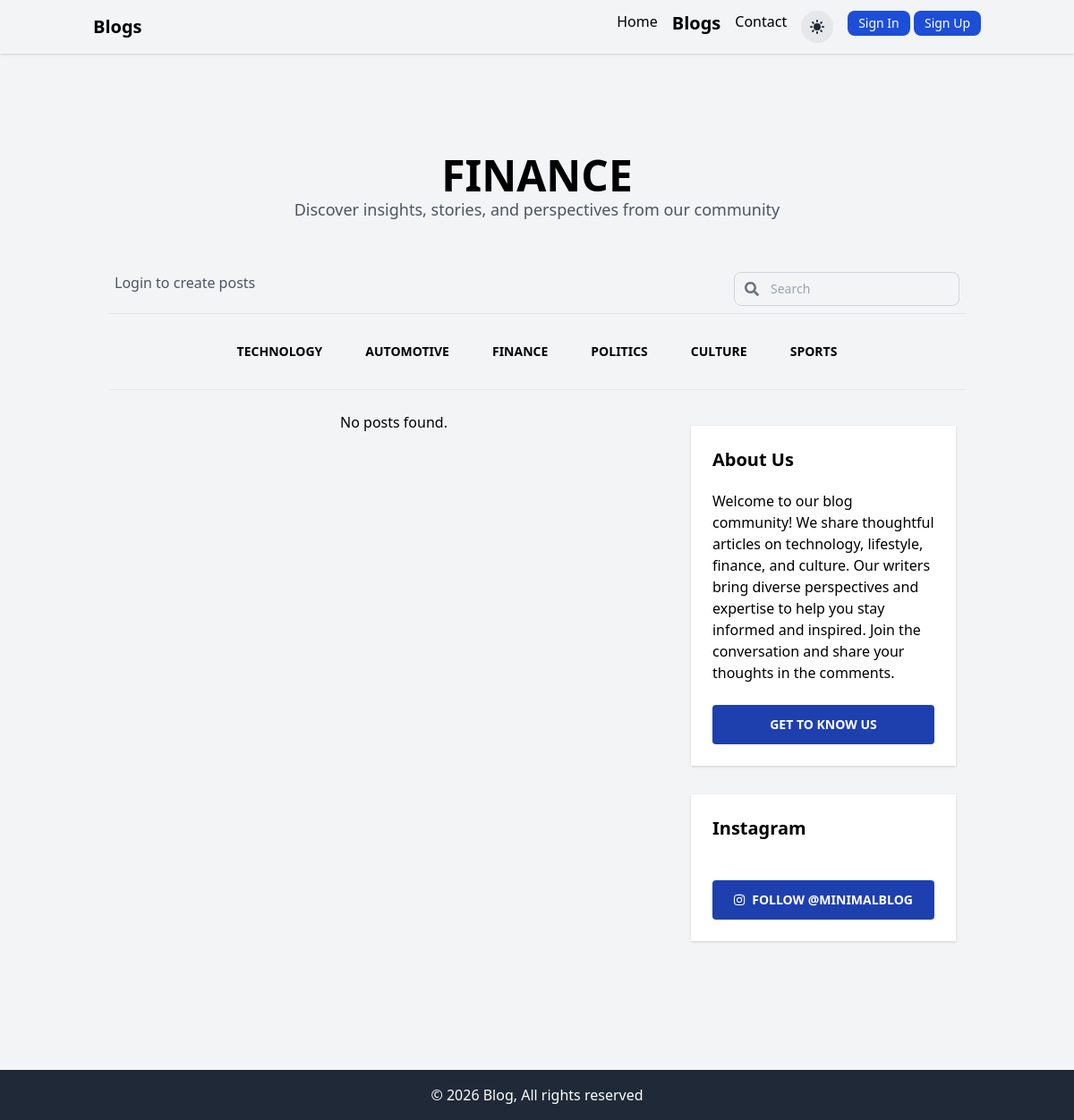
Before: /blog/category/Finance/ with the older database file.
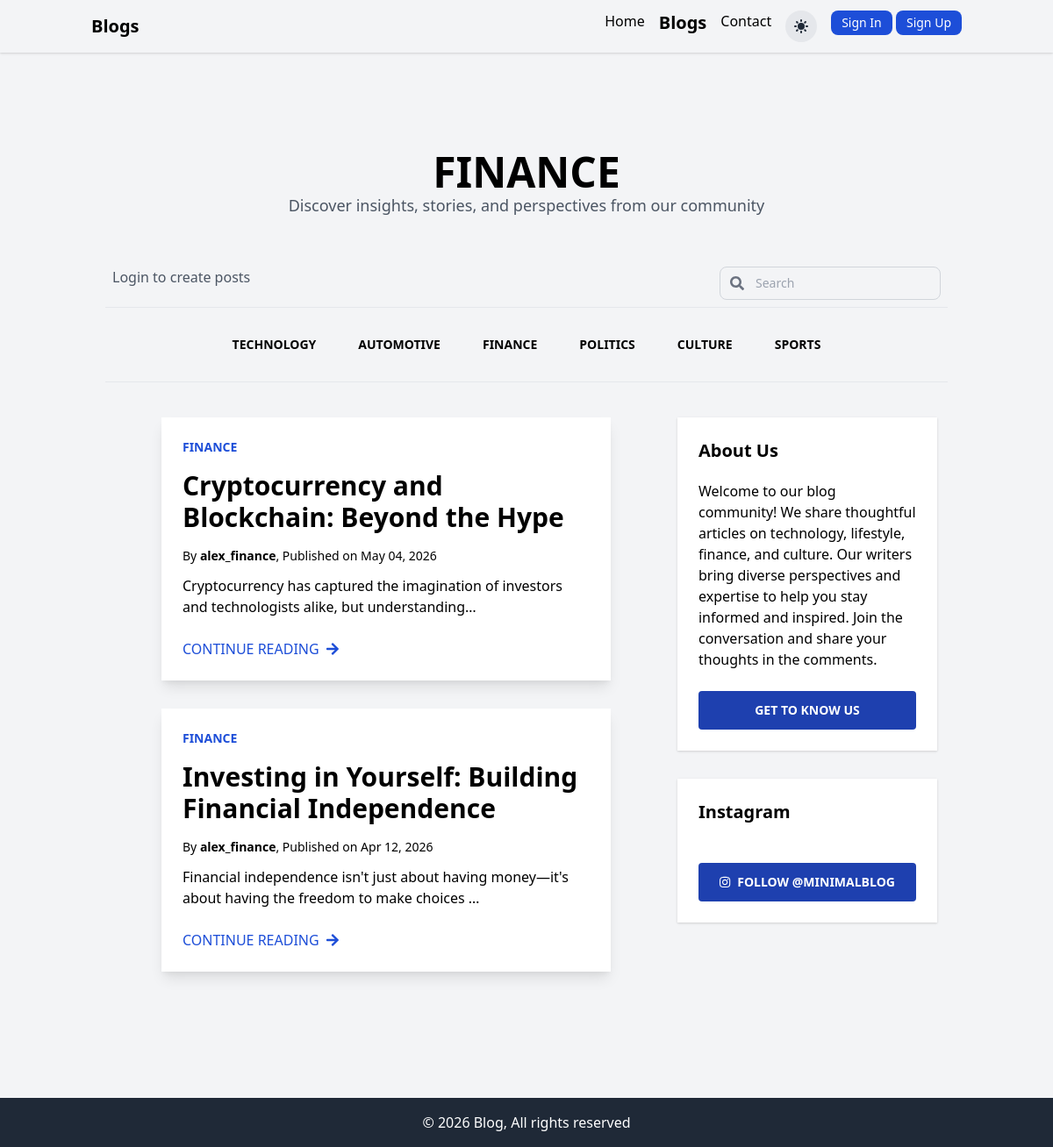
After: the same page with the newer database file.
### blog/models.py (models this page shows, shortened)
class Post(models.Model):
    b_no = models.AutoField(primary_key=True)
    title = models.CharField(max_length=200)
    slug = models.SlugField(unique=True, blank=True)
    content = models.TextField()
    author = models.ForeignKey(User, on_delete=models.CASCADE)
    created_at = models.DateTimeField(auto_now_add=True)
    updated_at = models.DateTimeField(auto_now=True)
    category = models.CharField(max_length=50)

### blog/views.py (the view)
# urls.py: path('category/<str:category_name>/', views.category, name='category_posts'),
def category(request, category_name):
  if category_name:
    results = Post.objects.filter(category=category_name).order_by('-created_at')
  else:
    results = Post.objects.all().order_by('-created_at')
  paginator = Paginator(results, 6)
  page_number = request.GET.get('page')
  page_obj = paginator.get_page(page_number)
  contents = {'page_obj': page_obj, 'query': category_name}
  return render(request, 'blog/blogp.html', contents)

### templates/blog/blogp.html (shortened to what the changed rows need)
{% extends 'boilerplate.html'%}
{% block main %}
<div class="container mx-auto px-4 py-8">
    <div class="container mx-auto flex flex-wrap py-6">
        <section class="w-full md:w-2/3 flex flex-col items-center px-3">
            {% if page_obj %}
                {% for post in page_obj %}
                    <article class="flex flex-col shadow-lg my-4 bg-white dark:bg-gray-900 max-w-full lg:max-w-lg xl:max-w-xl mx-auto" style="min-height: 300px;">
                        <div class="flex flex-col justify-between p-6 h-full">
                            <a href="#" class="text-blue-700 text-sm font-bold uppercase pb-4">{{ post.category }}</a>
                            <a href="{% url 'blog:singleb_slug' post.slug %}" class="text-3xl font-bold hover:text-gray-700 pb-4">{{ post.title }}</a>
                            <p class="text-sm pb-3">
                                By <a href="#" class="font-semibold hover:text-gray-800">{{ post.author.username }}</a>, Published on {{ post.created_at|date:"M d, Y" }}
                            </p>
                            <p class="pb-6">{{ post.content|striptags|truncatechars:100 }}</p>
                            <a href="{% url 'blog:singleb_slug' post.slug %}" class="uppercase text-blue-700 hover:text-black flex items-center">
                                Continue Reading <i class="fas fa-arrow-right ml-2"></i>
                            </a>
                        </div>
                    </article>
                {% endfor %}
            {% else %}
                <h1>No posts found.</h1>
            {% endif %}
        </section>
    </div>
</div>
{% endblock %}

Changed rows visible on the page:
added Post: category "FINANCE", title "Cryptocurrency and Blockchain: Beyond the Hype", author.username "alex_finance", created_at "May 04, 2026", content "Cryptocurrency has captured the imagination of investors and technologists alike, but understanding…"
added Post: category "FINANCE", title "Investing in Yourself: Building Financial Independence", author.username "alex_finance", created_at "Apr 12, 2026", content "Financial independence isn't just about having money—it's about having the freedom to make choices …"
Other visible differences:
text no longer shown: "No posts found."
